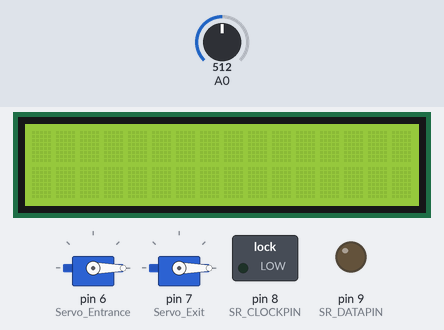
A program run on a simulated Arduino Nano, built with avr-gcc and run on an emulated ATmega328P. Parts: 2 × servo, 16×2 character LCD, switched loads named in the program (green lamp = pin HIGH), output pins drawn as LEDs (lit = HIGH). The test bench sets the inputs (shaded band); at power-on: A0 = 512. Pins used as bus, display or sensor lines are not drawn.

Above: at 0.2 s.
At 1.2 s:
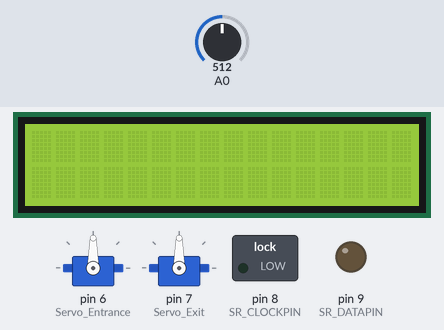
At 2.2 s:
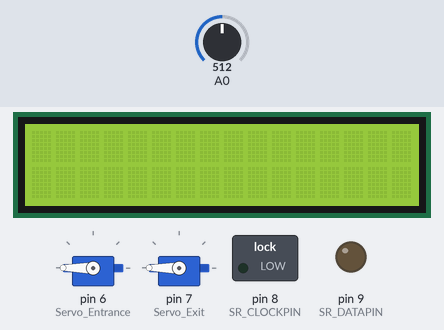
Timing chart, 0 to 130.0 s (numbered marks = the images above):
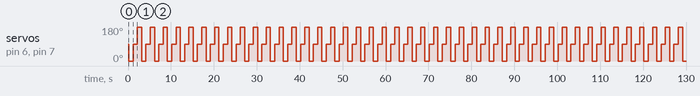

Measured:
- by itself, servo on pin 6 (Servo_Entrance), servo on pin 7 (Servo_Exit): repeats every 3.0 s: 90° 1.0 s, 180° 1.0 s, 0° 1.0 s

The program:

main.cpp
```cpp
// added servos

#include <Arduino.h>
#include <Servo.h>
#include <LiquidCrystal_I2C.h>

LiquidCrystal_I2C display(0x27,16, 2);
Servo Servo_Entrance;
Servo Servo_Exit;


/*        Constants and Variables       */
const int MUX_A = 12;
const int MUX_B = 11;
const int MUX_C = 10;
const int SR_DATAPIN = 9;
const int SR_CLOCKPIN = 8;

bool ledOutput[8]={0,0,0,0,0,0,0,0};


/*        Classes       */

// define LDR class
class ldr{
  private:

    static int amount_of_ldrs;
    static ldr* all_ldrs[12];

    String name;
    bool is_parking_space;
    bool pinState[3];
    int pin;

    int reading;
    int threshold;
  public:


    ldr(String pname, bool is_p_space, bool a,bool b,bool c, int pn):
    name(pname), is_parking_space(is_p_space), pinState{a,b,c},pin(pn)
    {
    if(amount_of_ldrs < 12){
      all_ldrs[amount_of_ldrs] = this;
      amount_of_ldrs++;
    };
    }

    void call_ldr(){
      if (is_parking_space){
        digitalWrite(MUX_A,pinState[0]);
        digitalWrite(MUX_B,pinState[1]);
        digitalWrite(MUX_C,pinState[2]);
      }
    }

    void get_value(){
      call_ldr();
      reading = analogRead(pin);
    }

    void calibrate(){
      get_value();
      threshold = reading - 30;
    }

    bool is_over_threshold(){
      if(reading >= threshold){
        return true;
      }else{
        return false;
      }
    }

    void report(){
      display.clear();
      display.setCursor(0, 0);
      display.println(name + " reading is:");
      display.setCursor(0, 1);
      display.println(reading);
    }

    static void updateall() {
      for (int i = 0; i < amount_of_ldrs; i++) {
        all_ldrs[i]->get_value();
      }
    }
};

ldr* ldr::all_ldrs[12] = {nullptr};
int ldr::amount_of_ldrs = 0;

// define led class
class led{
  private:
    int position;

  public:
    led(int p):
    position(p)
    {};

    void set_led(bool will_be_on){
      ledOutput[position - 1] = will_be_on;
    }

};


class parkingSpace{

  private:

    static int spaces;
    static parkingSpace* all_spaces[8];

    led& light;
    ldr& detector;

  public:

    parkingSpace(led& l, ldr& d):
     light(l),
     detector(d)
    {
     if(spaces < 8){
      all_spaces[spaces] = this;
      spaces++;
    };
    }

    void is_open_space(){
      if(detector.is_over_threshold()){
        light.set_led(true);
      }else{
        light.set_led(false);
      }
    }

    void load_one(){
      is_open_space();
    }

    // make the load_one function occur for all objects of the parking space class
    static void updateall() {
      for (int i = 0; i < spaces; i++) {
        all_spaces[i]->load_one();
      }
    }
    static void calibrateall(){
      display.clear();
      display.setCursor(0, 0);
      display.println("Calibrating...");
      for (int i = 0; i < spaces; i++) {
        all_spaces[i]->detector.calibrate();
        delay(10);
      }
      display.clear();
    }
};

parkingSpace* parkingSpace::all_spaces[8] = {nullptr};
int parkingSpace::spaces = 0;


class gate{
  private:


  public:


};

/*        Objects       */

// creating LDR objects
ldr LDR1("LDR1",true,false,false,false,    A0);
ldr LDR2("LDR2",true,false,false,true,     A0);
ldr LDR3("LDR3",true,false,true,false,     A0);
ldr LDR4("LDR4",true,false,true,true,      A0);
ldr LDR5("LDR5",true,true,false,false,     A0);
ldr LDR6("LDR6",true,true,true,false,      A0);
ldr LDR7("LDR7",true,true,true,true,       A0);
ldr LDR8("LDR8",true,true,false,true,      A0);

ldr Entrace1("Entrance1",false,false,false,false,  A1);
ldr Entrance2("Entrance2",false,false,false,false, A2);
ldr Exit1("Exit1",false,false,false,false,         A3);
ldr Exit2("Exit2",false,false,false,false,         A6);

led LED1(1);
led LED2(2);
led LED3(3);
led LED4(4);
led LED5(5);
led LED6(6);
led LED7(7);
led LED8(8);

parkingSpace one(LED1,LDR1);
parkingSpace two(LED5,LDR2);
parkingSpace three(LED3,LDR3);
parkingSpace four(LED4,LDR6);
parkingSpace five(LED2,LDR5);
parkingSpace six(LED6,LDR4);
parkingSpace seven(LED7,LDR7);
parkingSpace eight(LED8,LDR8);


/*        Functions       */

// function to turn on certain LEDs
void shiftregisterwrite(bool binary_out[8]){

  digitalWrite(SR_CLOCKPIN, LOW);
  digitalWrite(SR_DATAPIN, HIGH);
  delay(10); // change to microseconds?
  digitalWrite(SR_DATAPIN, LOW);
  digitalWrite(SR_CLOCKPIN, HIGH);

  for(int i; i<8; i++){
    delayMicroseconds(2);
    digitalWrite(SR_CLOCKPIN, LOW);
    digitalWrite(SR_DATAPIN,binary_out[i]);
    // inputs each value each loop x8
    delayMicroseconds(2);
    digitalWrite(SR_CLOCKPIN, HIGH);
  }
}


void setup(){
  // Setup the pins
  pinMode(MUX_A,OUTPUT);
  pinMode(MUX_B,OUTPUT);
  pinMode(MUX_C,OUTPUT);
  pinMode(SR_CLOCKPIN,OUTPUT);
  pinMode(SR_DATAPIN,OUTPUT);

  Servo_Entrance.attach(6);
  Servo_Exit.attach(7);

  // test the display
  display.init();
  display.backlight();
  display.setCursor(0,0);
  display.println("Calibrating...");
  parkingSpace::calibrateall();
}


void loop() {
  Servo_Exit.write(0);
  Servo_Entrance.write(0);
  delay(1000);
  Servo_Exit.write(90);
  Servo_Entrance.write(90);
  delay(1000);
  Servo_Exit.write(180);
  Servo_Entrance.write(180);
  delay(1000);
  // ldr::updateall();
  // parkingSpace::updateall();
  // shiftregisterwrite(ledOutput);
  // Entrace1.report();
  // delay(10);
  // total delay currently is 10 + 10.002 (per led) ms
}
```
